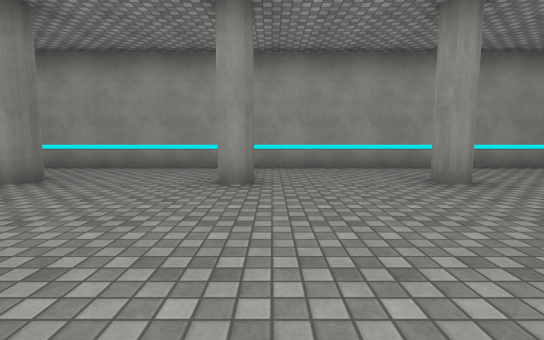
[1] (above)

15 first-person views from a walk through a Unity game level. The camera is 1.2 m above the floor, tilts 6° down and sees 85° across. The floor is counted in squares, 2 m on a side. Each view is taken from the middle of a square. On the plan, view 1 faces up. The plan holds only what a view shows up to about 9 squares ahead; the rest is blank. The place goes on beyond the plan. Surface patterns are stand-ins for the level's own textures.

[2]
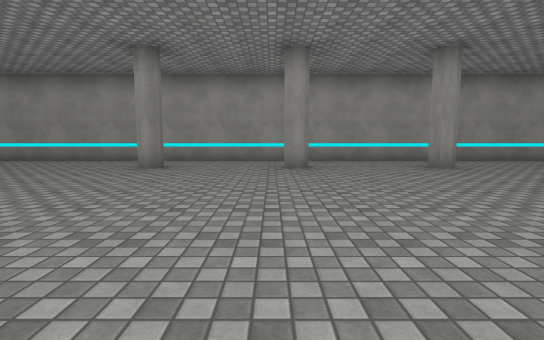

[3]
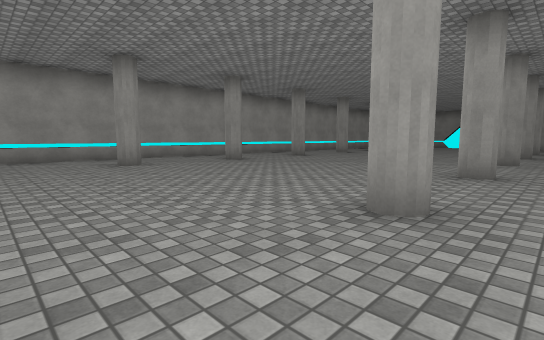

[4]
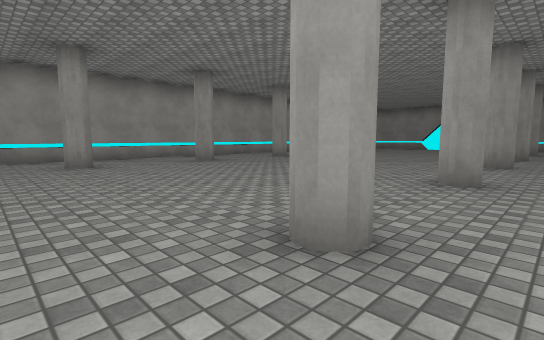

[5]
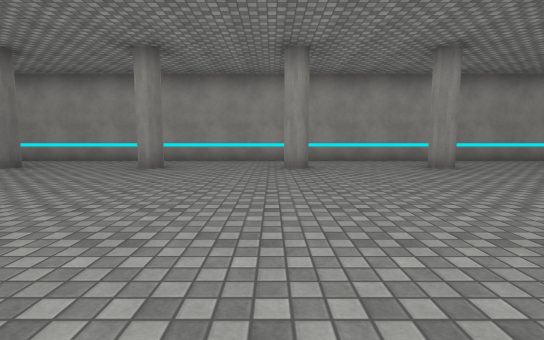

[6]
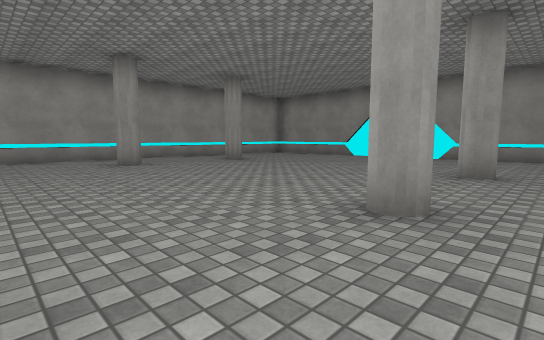

[7]
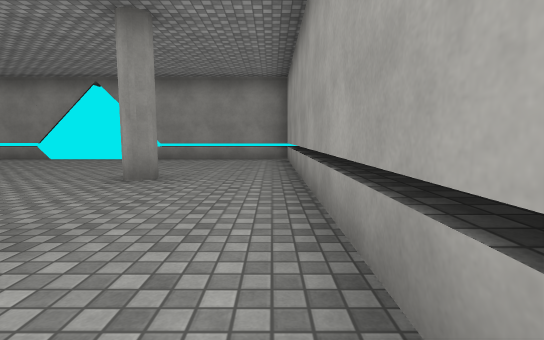

[8]
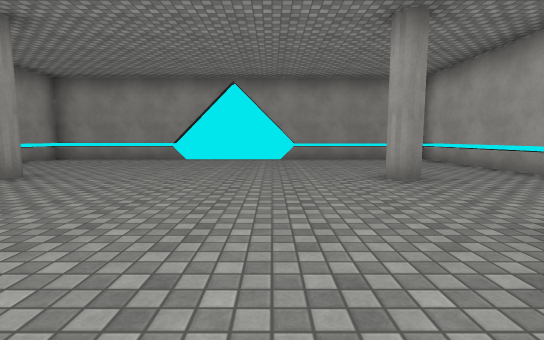

[9]
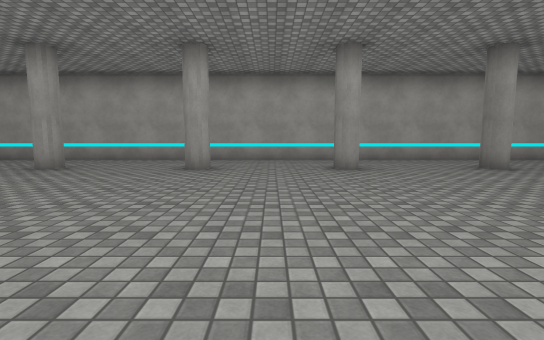

[10]
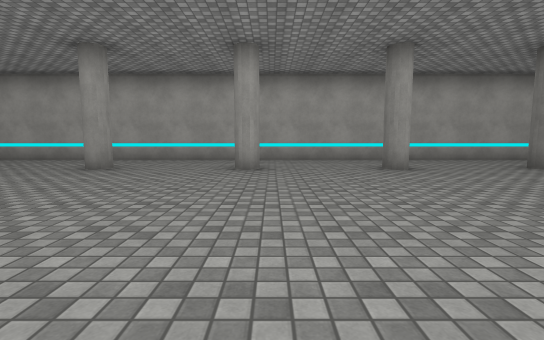

[11]
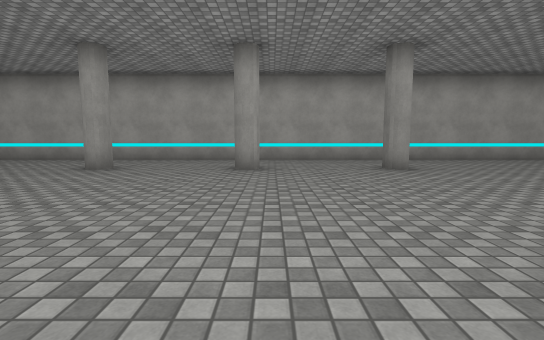

[12]
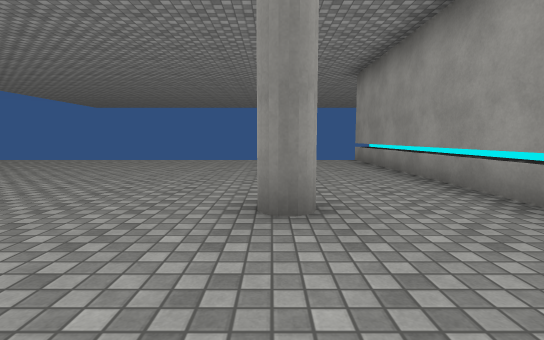

[13]
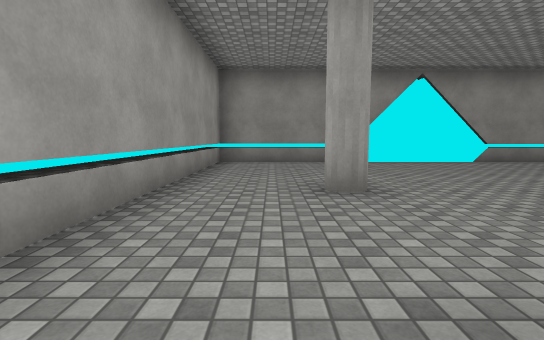

[14]
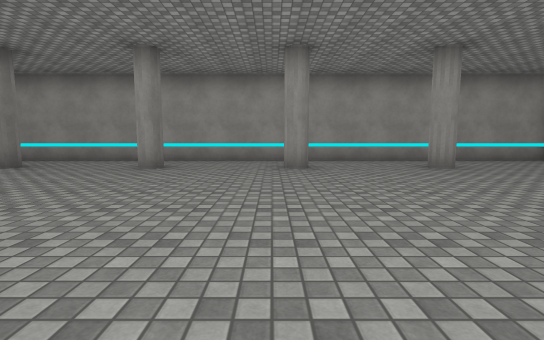

[15]
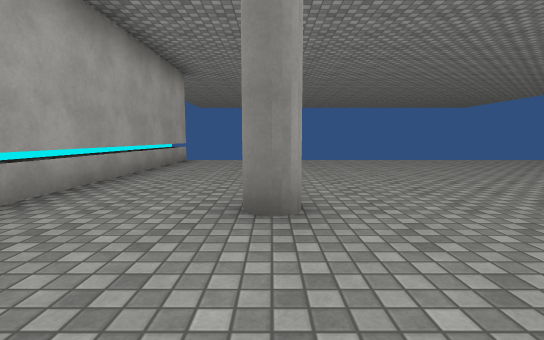

### Floor plan
Key: @ floor where view 1 was taken; # wall or solid block; . floor.
Columns run from 10 left of view 1 to 22 right of it. Each row starts with its distance up from view 1.
  7 #################################
  6  ...............................#
  5  ...............................#
  4  ......#..#..#..#..#..#..#..#...#
  3  ...............................#
  2  ...............................#
  1  ...............................#
  0  .........@.....................#
 -1  ...............................#
 -2  ......#..#..#..#..#..#..#..#...#
 -3  ...............................#
 -4  ...............................#
 -5 #################################

Positions as (right, up) in squares from view 1, and headings:
1: (0, 0), facing up
2: (-1, -2), facing up
3: (0, -3), facing up-right
4: (4, -3), facing up-right
5: (11, -2), facing up
6: (12, -3), facing up-right
7: (13, -4), facing right
8: (13, 0), facing right
9: (13, 4), facing down
10: (5, 4), facing down
11: (-1, 4), facing down
12: (-1, 4), facing left
13: (14, 5), facing right
14: (14, -2), facing up
15: (-1, -2), facing left
